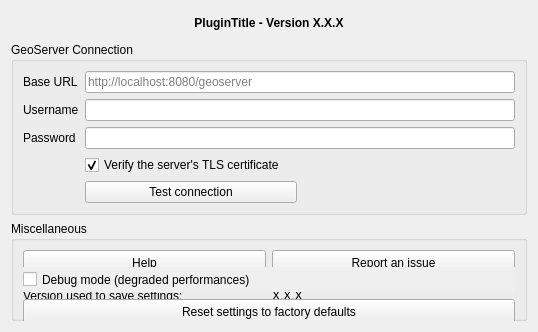
<?xml version="1.0" encoding="UTF-8"?>
<ui version="4.0">
    <class>wdg_geoserver_manager_settings</class>
    <widget class="QWidget" name="wdg_geoserver_manager_settings">
        <property name="geometry">
            <rect>
                <x>0</x>
                <y>0</y>
                <width>538</width>
                <height>273</height>
            </rect>
        </property>
        <property name="windowTitle">
            <string>GeoServer Manager - Settings</string>
        </property>
        <property name="locale">
            <locale language="English" country="UnitedStates"/>
        </property>
        <layout class="QVBoxLayout" name="verticalLayout">
            <item>
                <widget class="QLabel" name="lbl_title">
                    <property name="minimumSize">
                        <size>
                            <width>0</width>
                            <height>25</height>
                        </size>
                    </property>
                    <property name="maximumSize">
                        <size>
                            <width>16777215</width>
                            <height>30</height>
                        </size>
                    </property>
                    <property name="font">
                        <font>
                            <weight>75</weight>
                            <bold>true</bold>
                        </font>
                    </property>
                    <property name="locale">
                        <locale language="English" country="UnitedStates"/>
                    </property>
                    <property name="text">
                        <string>&lt;html&gt;&lt;head/&gt;&lt;body&gt;&lt;p align=&quot;center&quot;&gt;&lt;span style=&quot; font-weight:600;&quot;&gt;PluginTitle - Version X.X.X&lt;/span&gt;&lt;/p&gt;&lt;/body&gt;&lt;/html&gt;</string>
                    </property>
                    <property name="scaledContents">
                        <bool>true</bool>
                    </property>
                    <property name="alignment">
                        <set>Qt::AlignCenter</set>
                    </property>
                    <property name="wordWrap">
                        <bool>true</bool>
                    </property>
                    <property name="openExternalLinks">
                        <bool>false</bool>
                    </property>
                    <property name="textInteractionFlags">
                        <set>Qt::TextSelectableByMouse</set>
                    </property>
                </widget>
            </item>
            <item>
                <widget class="QGroupBox" name="grp_credentials">
                    <property name="title">
                        <string>GeoServer Connection</string>
                    </property>
                    <layout class="QFormLayout" name="formLayout">
                        <item row="0" column="0">
                            <widget class="QLabel" name="lbl_gs_url">
                                <property name="text">
                                    <string>Base URL</string>
                                </property>
                            </widget>
                        </item>
                        <item row="0" column="1">
                            <widget class="QLineEdit" name="txt_gs_url">
                                <property name="placeholderText">
                                    <string>http://localhost:8080/geoserver</string>
                                </property>
                            </widget>
                        </item>
                        <item row="1" column="0">
                            <widget class="QLabel" name="lbl_gs_username">
                                <property name="text">
                                    <string>Username</string>
                                </property>
                            </widget>
                        </item>
                        <item row="1" column="1">
                            <widget class="QLineEdit" name="txt_gs_username"/>
                        </item>
                        <item row="2" column="0">
                            <widget class="QLabel" name="lbl_gs_password">
                                <property name="text">
                                    <string>Password</string>
                                </property>
                            </widget>
                        </item>
                        <item row="2" column="1">
                            <widget class="QLineEdit" name="txt_gs_password">
                                <property name="echoMode">
                                    <enum>QLineEdit::Password</enum>
                                </property>
                            </widget>
                        </item>
                        <item row="3" column="1">
                            <widget class="QCheckBox" name="opt_verify_tls">
                                <property name="text">
                                    <string>Verify the server's TLS certificate</string>
                                </property>
                                <property name="toolTip">
                                    <string>Untick only for a GeoServer behind a private CA or a self-signed certificate that you trust. Leaving it on is the safe default.</string>
                                </property>
                                <property name="checked">
                                    <bool>true</bool>
                                </property>
                            </widget>
                        </item>
                        <item row="4" column="1">
                            <layout class="QHBoxLayout" name="lyt_test_connection">
                                <item>
                                    <widget class="QPushButton" name="btn_test_connection">
                                        <property name="text">
                                            <string>Test connection</string>
                                        </property>
                                        <property name="toolTip">
                                            <string>Try the URL and credentials as typed, without saving them.</string>
                                        </property>
                                    </widget>
                                </item>
                                <item>
                                    <widget class="QLabel" name="lbl_test_result">
                                        <property name="wordWrap">
                                            <bool>true</bool>
                                        </property>
                                    </widget>
                                </item>
                            </layout>
                        </item>
                    </layout>
                </widget>
            </item>
            <item>
                <widget class="QGroupBox" name="grp_misc">
                    <property name="minimumSize">
                        <size>
                            <width>0</width>
                            <height>100</height>
                        </size>
                    </property>
                    <property name="locale">
                        <locale language="English" country="UnitedStates"/>
                    </property>
                    <property name="title">
                        <string>Miscellaneous</string>
                    </property>
                    <property name="flat">
                        <bool>false</bool>
                    </property>
                    <layout class="QGridLayout" name="gridLayout">
                        <item row="2" column="1">
                            <widget class="QLabel" name="lbl_version_saved_value">
                                <property name="minimumSize">
                                    <size>
                                        <width>0</width>
                                        <height>25</height>
                                    </size>
                                </property>
                                <property name="maximumSize">
                                    <size>
                                        <width>16777215</width>
                                        <height>30</height>
                                    </size>
                                </property>
                                <property name="locale">
                                    <locale language="English" country="UnitedStates"/>
                                </property>
                                <property name="text">
                                    <string notr="true">X.X.X</string>
                                </property>
                                <property name="textInteractionFlags">
                                    <set>Qt::NoTextInteraction</set>
                                </property>
                            </widget>
                        </item>
                        <item row="0" column="1">
                            <widget class="QPushButton" name="btn_report">
                                <property name="minimumSize">
                                    <size>
                                        <width>200</width>
                                        <height>25</height>
                                    </size>
                                </property>
                                <property name="maximumSize">
                                    <size>
                                        <width>500</width>
                                        <height>30</height>
                                    </size>
                                </property>
                                <property name="locale">
                                    <locale language="English" country="UnitedStates"/>
                                </property>
                                <property name="text">
                                    <string>Report an issue</string>
                                </property>
                            </widget>
                        </item>
                        <item row="2" column="0">
                            <widget class="QLabel" name="lbl_version_saved">
                                <property name="minimumSize">
                                    <size>
                                        <width>0</width>
                                        <height>25</height>
                                    </size>
                                </property>
                                <property name="maximumSize">
                                    <size>
                                        <width>16777215</width>
                                        <height>30</height>
                                    </size>
                                </property>
                                <property name="locale">
                                    <locale language="English" country="UnitedStates"/>
                                </property>
                                <property name="text">
                                    <string>Version used to save settings:</string>
                                </property>
                            </widget>
                        </item>
                        <item row="0" column="0">
                            <widget class="QPushButton" name="btn_help">
                                <property name="minimumSize">
                                    <size>
                                        <width>200</width>
                                        <height>25</height>
                                    </size>
                                </property>
                                <property name="maximumSize">
                                    <size>
                                        <width>500</width>
                                        <height>30</height>
                                    </size>
                                </property>
                                <property name="locale">
                                    <locale language="English" country="UnitedStates"/>
                                </property>
                                <property name="text">
                                    <string>Help</string>
                                </property>
                            </widget>
                        </item>
                        <item row="3" column="0" colspan="2">
                            <widget class="QPushButton" name="btn_reset">
                                <property name="minimumSize">
                                    <size>
                                        <width>200</width>
                                        <height>25</height>
                                    </size>
                                </property>
                                <property name="maximumSize">
                                    <size>
                                        <width>16777215</width>
                                        <height>30</height>
                                    </size>
                                </property>
                                <property name="autoFillBackground">
                                    <bool>true</bool>
                                </property>
                                <property name="text">
                                    <string>Reset settings to factory defaults</string>
                                </property>
                            </widget>
                        </item>
                        <item row="1" column="0" colspan="2">
                            <widget class="QCheckBox" name="opt_debug">
                                <property name="minimumSize">
                                    <size>
                                        <width>0</width>
                                        <height>25</height>
                                    </size>
                                </property>
                                <property name="maximumSize">
                                    <size>
                                        <width>16777215</width>
                                        <height>30</height>
                                    </size>
                                </property>
                                <property name="toolTip">
                                    <string>Enable debug mode.</string>
                                </property>
                                <property name="autoFillBackground">
                                    <bool>true</bool>
                                </property>
                                <property name="locale">
                                    <locale language="English" country="UnitedStates"/>
                                </property>
                                <property name="text">
                                    <string>Debug mode (degraded performances)</string>
                                </property>
                                <property name="tristate">
                                    <bool>false</bool>
                                </property>
                            </widget>
                        </item>
                    </layout>
                </widget>
            </item>
            <item>
                <spacer name="verticalSpacer">
                    <property name="orientation">
                        <enum>Qt::Vertical</enum>
                    </property>
                    <property name="sizeHint" stdset="0">
                        <size>
                            <width>20</width>
                            <height>56</height>
                        </size>
                    </property>
                </spacer>
            </item>
        </layout>
    </widget>
    <resources/>
    <connections/>
</ui>
